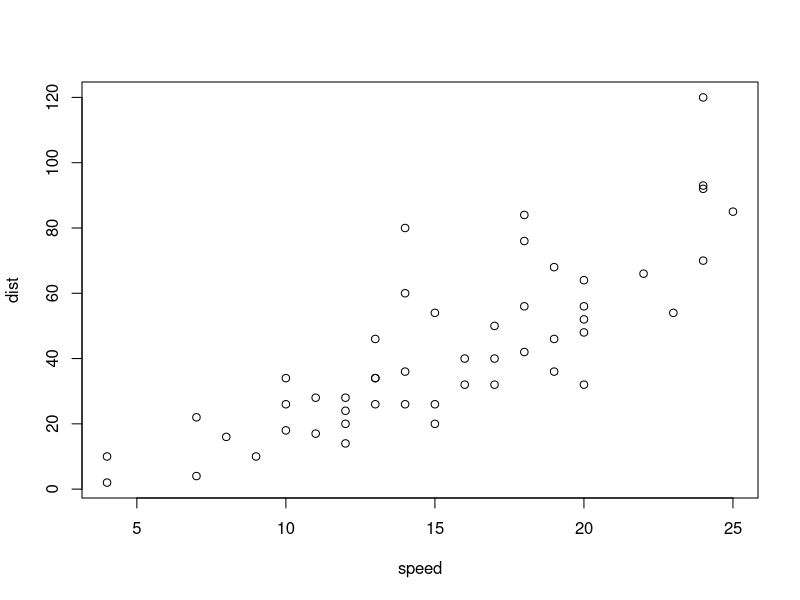
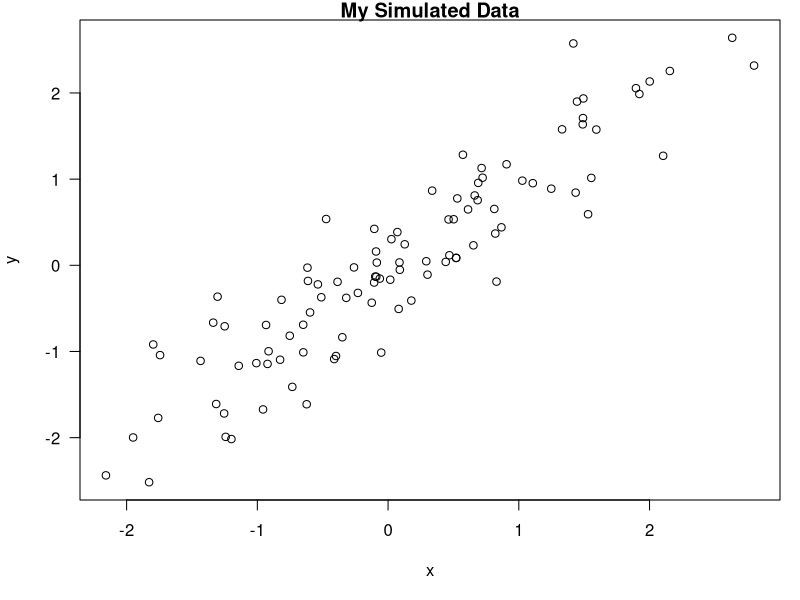

These charts were generated, in order, by the following R code:
## ---- chunk 1
summary(cars$dist)
plot(cars)
## ---- chunk 2
  summary(cars$dist) 
## ---- chunk 3
  summary(cars$dist)
## ---- chunk 4
  summary(cars$dist)
## ---- chunk 5
time <- format(Sys.time(),"%a %b %d %X %Y")  
rand <- rnorm(1)  
## ---- chunk 6
x <- rnorm(100);
y <- x + rnorm(100,sd=0.5)
## ---- chunk 7
par(mar=c(5,4,1,1),las=1)
plot(x,y,main="My Simulated Data")
## ---- chunk 8
library(datasets)
data(airquality)
fit <- lm(Ozone ~ Wind + Temp + Solar.R,data=airquality)
summary(fit)
## ---- chunk 9
library(xtable)
xt <-xtable(summary(fit))
print(xt,type="html")
